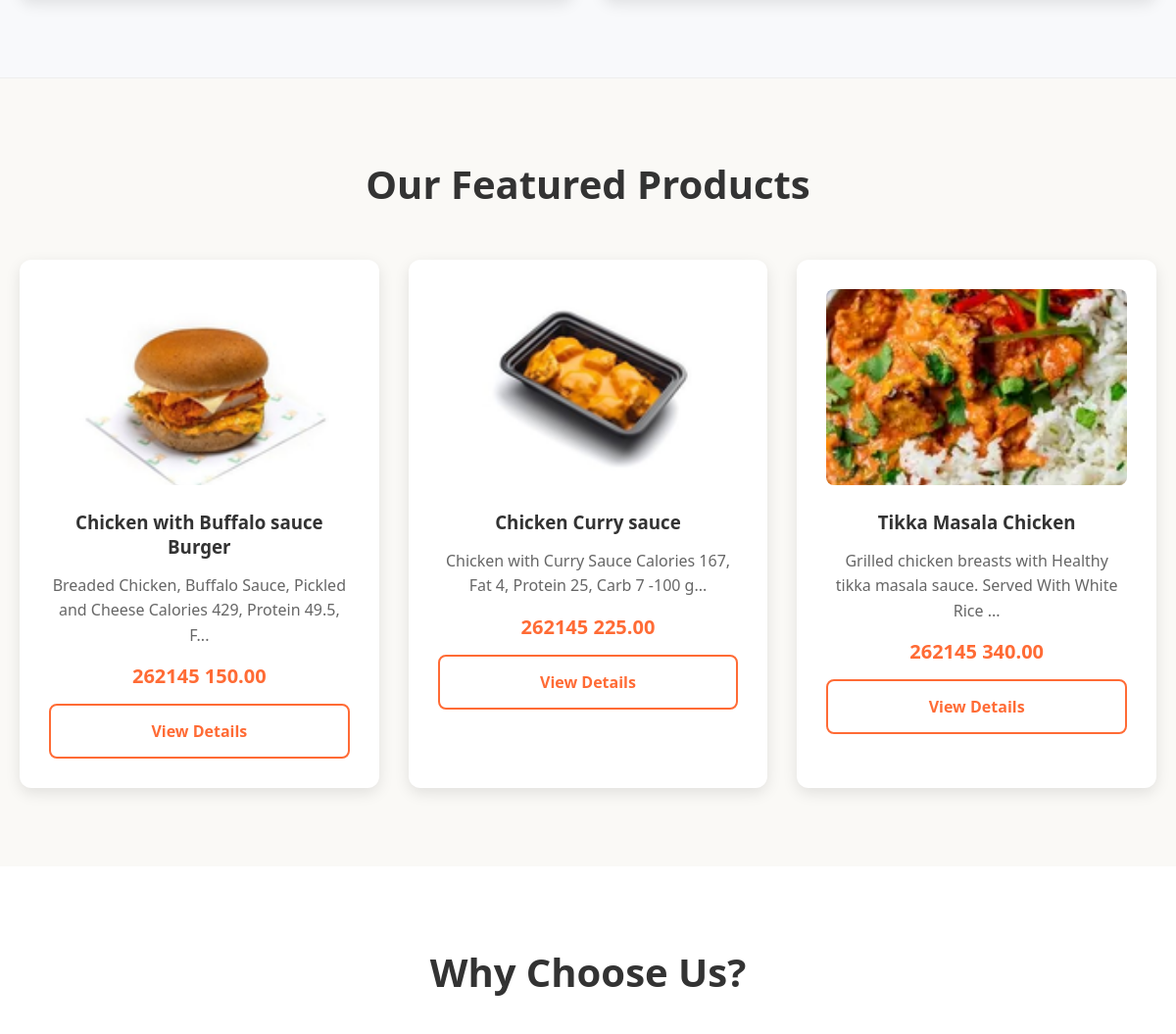
The page /index1.php (middle part) on the database as committed earlier.
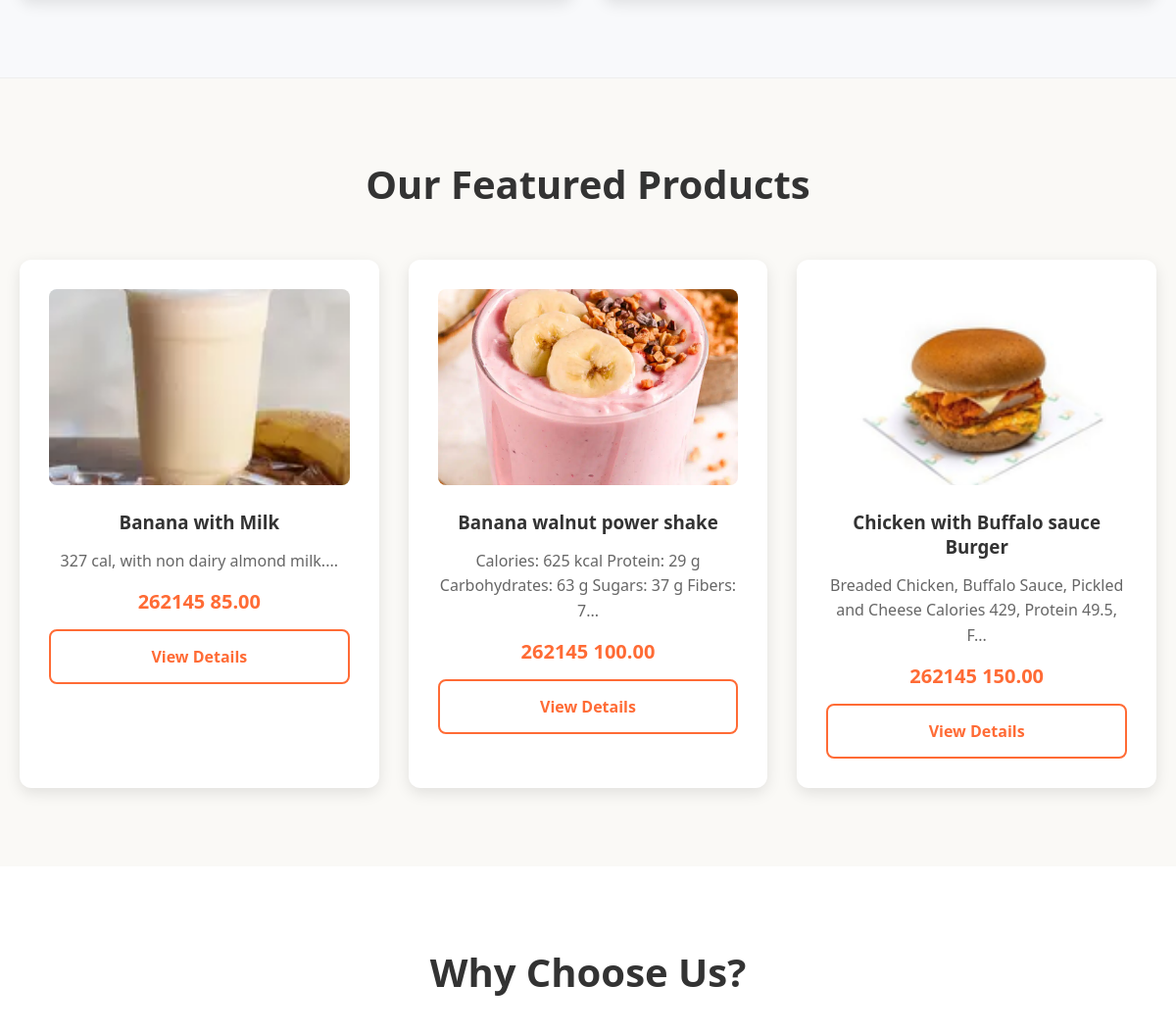
The same page on the database as committed later.
### tables this page shows
CREATE TABLE `products` (
  `id` int(11) NOT NULL,
  `name` varchar(150) NOT NULL,
  `description` text DEFAULT NULL,
  `price` decimal(10,2) NOT NULL,
  `stock` int(11) NOT NULL DEFAULT 0,
  `image_path` varchar(255) DEFAULT NULL,
  `type` enum('food','drink') NOT NULL,
  `status` enum('active','archived') NOT NULL DEFAULT 'active',
  `created_at` datetime DEFAULT current_timestamp(),
  `updated_at` datetime DEFAULT current_timestamp()
);

### config.php (called while the page is built, shortened)
<?php
function getImageUrl($url)
{
    return $url;
}
?>

### index1.php (the view, shortened to what this page needs)
<?php
include __DIR__ . '/header.php';
$featured = $conn->query("SELECT * FROM products WHERE status = 'active' AND stock > 0 ORDER BY created_at DESC LIMIT 3");
?>
<section class="features" style="background: #f8f9fb; border-top: 1px solid #eee; border-bottom: 1px solid #eee;">
</section>
<section class="features" id="featured">
    <div class="container">
        <h2>Our Featured Products</h2>
        <div class="features-grid">
            <?php if ($featured->num_rows > 0): ?>
                <?php while ($product = $featured->fetch_assoc()): ?>
                    <div class="feature-card">
                        <img src="<?php echo getImageUrl($product['image_path']) ?: 'assets/images/placeholder-300x300.png'; ?>"
                            alt="<?php echo htmlspecialchars($product['name']); ?>"
                            style="width: 100%; height: 200px; object-fit: cover; border-radius: 8px; margin-bottom: 20px;">
                        <h3>
                            <?php echo htmlspecialchars($product['name']); ?>
                        </h3>
                        <p>
                            <?php echo substr(htmlspecialchars($product['description']), 0, 80) . '...'; ?>
                        </p>
                        <div style="margin-top: 15px; font-weight: 700; color: #ff6b35; font-size: 1.25rem;">
                            <?php echo CURRENCY_SYMBOL; ?>         <?php echo number_format($product['price'], 2); ?>
                        </div>
                        <a href="product.php?id=<?php echo $product['id']; ?>" class="btn-secondary"
                            style="display: block; margin-top: 15px; border-color: #ff6b35; color: #ff6b35;">View Details</a>
                    </div>
                <?php endwhile; ?>
            <?php else: ?>
                <p style="text-align: center; grid-column: 1/-1;">No products found. Start by adding some in the admin
                    panel!</p>
            <?php endif; ?>
        </div>
    </div>
</section>
<section class="features" style="background: white;">
    <div class="container">
        <h2>Why Choose Us?</h2>
    </div>
</section>
</main>
</body>
</html>

Rows that differ between the two databases and show on the page:
no longer on this page (row unchanged): products: image_path (picture), name "Chicken Curry sauce", description "Chicken with Curry Sauce Calories 167, Fat 4, Protein 25, Carb 7 -100 g", price "225.00"
no longer on this page (row unchanged): products: image_path (picture), name "Tikka Masala Chicken", description "Grilled chicken breasts with Healthy tikka masala sauce. Served With White Rice", price "340.00"
added products: image_path (picture), name "Banana with Milk", description "327 cal, with non dairy almond milk.", price "85.00"
added products: image_path (picture), name "Banana walnut power shake", description "Calories: 625 kcal Protein: 29 g Carbohydrates: 63 g Sugars: 37 g Fibers: 7", price "100.00"
